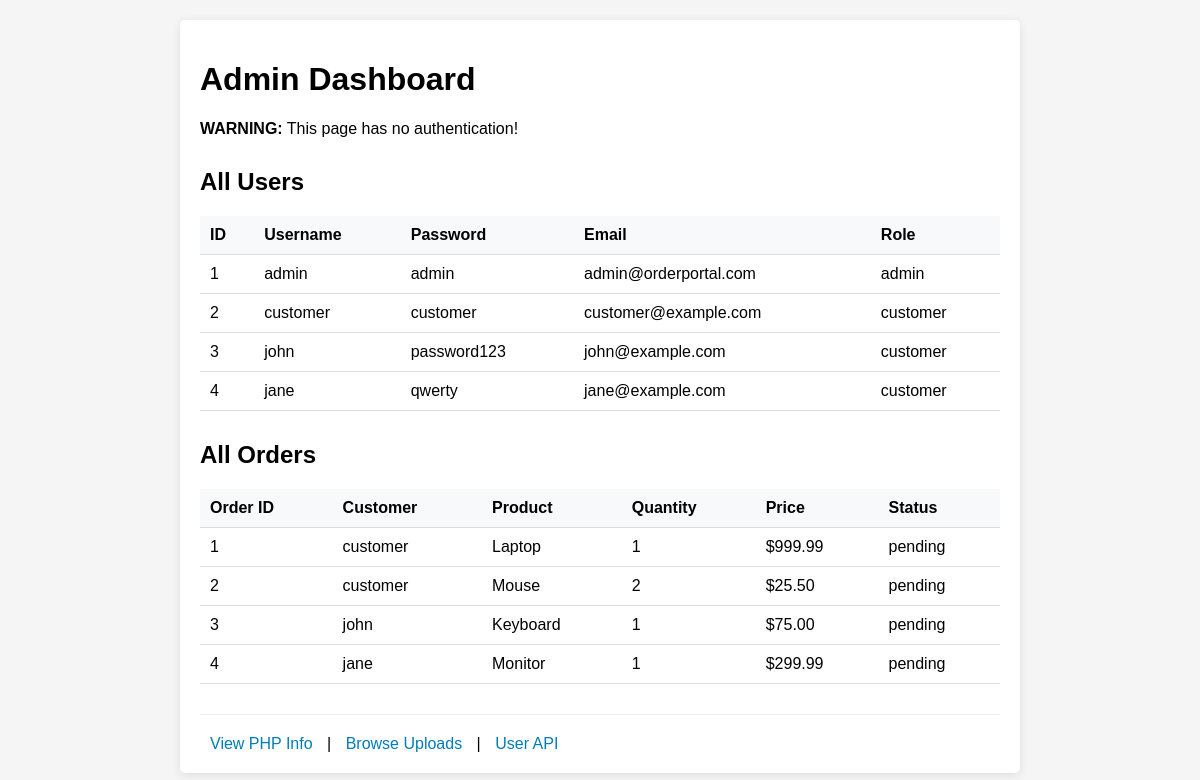
Page /web-app/admin/dashboard.php on the committed database.
### tables this page shows
CREATE TABLE IF NOT EXISTS users (
    id INT AUTO_INCREMENT PRIMARY KEY,
    username VARCHAR(50) UNIQUE,
    password VARCHAR(255),
    email VARCHAR(100),
    role ENUM('admin', 'customer') DEFAULT 'customer',
    created_at TIMESTAMP DEFAULT CURRENT_TIMESTAMP
);

CREATE TABLE IF NOT EXISTS orders (
    id INT AUTO_INCREMENT PRIMARY KEY,
    user_id INT,
    product_name VARCHAR(100),
    quantity INT,
    price DECIMAL(10,2),
    status VARCHAR(20) DEFAULT 'pending',
    created_at TIMESTAMP DEFAULT CURRENT_TIMESTAMP,
    FOREIGN KEY (user_id) REFERENCES users(id)
);

### web-app/admin/dashboard.php (the view, shortened to what this page needs)
<?php
include '../config/database.php';
$users_query = "SELECT * FROM users";
$users_result = mysqli_query($conn, $users_query);
$orders_query = "SELECT o.*, u.username FROM orders o JOIN users u ON o.user_id = u.id";
$orders_result = mysqli_query($conn, $orders_query);
?>
<!DOCTYPE html>
<html>
<head>
    <link rel="stylesheet" href="../css/style.css">
</head>
<body>
    <div class="admin-panel">
        <h1>Admin Dashboard</h1>
        <p><strong>WARNING:</strong> This page has no authentication!</p>
        <div class="section">
            <h2>All Users</h2>
            <table>
                <tr>
                    <th>ID</th>
                    <th>Username</th>
                    <th>Password</th>
                    <th>Email</th>
                    <th>Role</th>
                </tr>
                <?php while ($user = mysqli_fetch_assoc($users_result)): ?>
                <tr>
                    <td><?php echo $user['id']; ?></td>
                    <td><?php echo $user['username']; ?></td>
                    <td><?php echo $user['password']; ?></td>
                    <td><?php echo $user['email']; ?></td>
                    <td><?php echo $user['role']; ?></td>
                </tr>
                <?php endwhile; ?>
            </table>
        </div>
        <div class="section">
            <h2>All Orders</h2>
            <table>
                <tr>
                    <th>Order ID</th>
                    <th>Customer</th>
                    <th>Product</th>
                    <th>Quantity</th>
                    <th>Price</th>
                    <th>Status</th>
                </tr>
                <?php while ($order = mysqli_fetch_assoc($orders_result)): ?>
                <tr>
                    <td><?php echo $order['id']; ?></td>
                    <td><?php echo $order['username']; ?></td>
                    <td><?php echo $order['product_name']; ?></td>
                    <td><?php echo $order['quantity']; ?></td>
                    <td>$<?php echo $order['price']; ?></td>
                    <td><?php echo $order['status']; ?></td>
                </tr>
                <?php endwhile; ?>
            </table>
        </div>
        <div class="actions">
            <a href="../debug/phpinfo.php">View PHP Info</a> |
            <a href="../uploads/">Browse Uploads</a> |
            <a href="../api/user.php">User API</a>
        </div>
    </div>
</body>
</html>

### web-app/css/style.css (style rules this page uses)
body { font-family: Arial, sans-serif; margin: 0; padding: 20px; background-color: #f5f5f5; }
.login-container, .admin-panel, .customer-panel, .upload-container { max-width: 800px; margin: 0 auto; background: white; padding: 20px; border-radius: 5px; box-shadow: 0 2px 10px rgba(0,0,0,0.1); }
table { width: 100%; border-collapse: collapse; margin: 20px 0; }
table th, table td { padding: 10px; text-align: left; border-bottom: 1px solid #ddd; }
table th { background-color: #f8f9fa; }
.section { margin: 30px 0; }
.actions { margin-top: 20px; padding-top: 20px; border-top: 1px solid #eee; }
.actions a { color: #007cba; text-decoration: none; margin: 0 10px; }

### rows in the picture
users: id "1", username "admin", password "admin", email "admin@orderportal.com", role "admin"
users: id "2", username "customer", password "customer", email "customer@example.com", role "customer"
users: id "3", username "john", password "password123", email "john@example.com", role "customer"
users: id "4", username "jane", password "qwerty", email "jane@example.com", role "customer"
orders: id "1", user.username "customer", product_name "Laptop", quantity "1", price "999.99", status "pending"
orders: id "2", user.username "customer", product_name "Mouse", quantity "2", price "25.50", status "pending"
orders: id "3", user.username "john", product_name "Keyboard", quantity "1", price "75.00", status "pending"
orders: id "4", user.username "jane", product_name "Monitor", quantity "1", price "299.99", status "pending"
